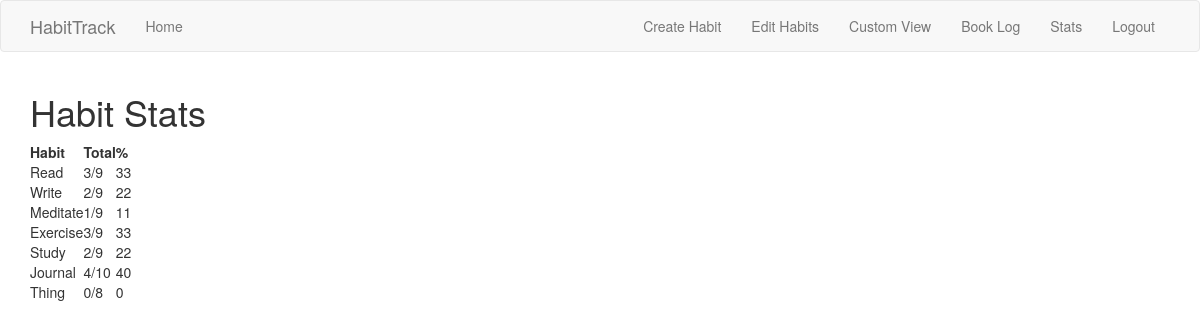
The app's page /stats (signed in) with its own data.
### app/models.py (models this page shows, shortened)
class Habit(db.Model):
    id = db.Column(db.Integer, primary_key=True)
    habit = db.Column(db.String(140))  # index so it views in same order?
    start_date = db.Column(db.Date, default=date.today)
    end_date = db.Column(db.Date, default=date(9999, 1, 1))
    user_id = db.Column(db.Integer, db.ForeignKey('user.id'))
    completed = db.relationship('Completed', backref='habit', lazy='dynamic')

### app/main/routes.py (the view)
@bp.route('/stats', methods=['GET'])
@login_required
def stats():
    today = date.today()
    all_habits = Habit.query.filter_by(user_id=current_user.id).all()
    hlist, tlist, clist, plist = [], [], [], []
    for habit in all_habits:
        hlist.append(habit.habit)
        difference = today - habit.start_date
        total = difference.days + 1  # add one for fence-post problem
        tlist.append(total)
        completed = Completed.query.filter_by(habit_id=habit.id).all()
        counter = 0
        for instance in completed:
            if instance.date <= today:
                counter += 1
        clist.append(counter)
        getcontext().prec = 2
        percent = int(Decimal(counter) / Decimal(total) * 100)
        plist.append(percent)
    stats = list(zip(hlist, tlist, clist, plist))
    return render_template('stats.html', title='Habit Stats', stats=stats)

### app/models.py (called while the page is built)
@login.user_loader
def load_user(id):
    return User.query.get(int(id))

### app/templates/stats.html
{% extends 'base.html' %}
{% block app_content %}
<h1>Habit Stats</h1>
<table>
  <tr>
    <th>Habit</th>
    <th>Total</th>
    <th>%</th>
  </tr>
  {% for habit, total, completed, percent in stats %}
    <tr>
      <td>{{ habit }}</td>
      <td>{{ completed }}/{{ total }}</td>
      <td>{{ percent }}</td>
    </tr>
  {% endfor %}
</table>
{% endblock %}

### app/templates/base.html (shortened to what this page needs)
{% extends 'bootstrap/base.html' %}
{% block navbar %}
<nav class="navbar navbar-default">
    <div class="container">
        <div class="navbar-header">
            <a class="navbar-brand" href="{{ url_for('main.index') }}">HabitTrack</a>
        </div>
        <div class="collapse navbar-collapse" id="bs-example-navbar-collapse-1">
            <ul class="nav navbar-nav">
                <li><a href="{{ url_for('main.index') }}">Home</a></li>
            </ul>
            <ul class="nav navbar-nav navbar-right">
                {% if current_user.is_anonymous %}
                <li><a href="{{ url_for('auth.login') }}">Login</a></li>
                {% else %}
                <li><a href="{{ url_for('main.create') }}">Create Habit</a></li>
                <li><a href="{{ url_for('main.select_habit') }}">Edit Habits</a></li>
                <li><a href="{{ url_for('main.view') }}">Custom View</a></li>
                <li><a href="{{ url_for('main.book') }}">Book Log</a></li>
                <li><a href="{{ url_for('main.stats') }}">Stats</a></li>
                <li><a href="{{ url_for('auth.logout') }}">Logout</a></li>
                {% endif %}
            </ul>
        </div>
    </div>
</nav>
{% endblock %}
{% block content %}
    <div class="container">
        {% block app_content %}{% endblock %}
    </div>
{% endblock %}

### records on screen
Habit: habit "Read", completed "3", total "9", percent "33"
Habit: habit "Write", id "2", total "9", percent "22"
Habit: habit "Meditate", user "1", total "9", percent "11"
Habit: habit "Exercise", completed "3", total "9", percent "33"
Habit: habit "Study", completed "2", total "9", percent "22"
Habit: habit "Journal", completed "4", total "10", percent "40"
Habit: habit "Thing", completed "0", id "8", percent "0"
